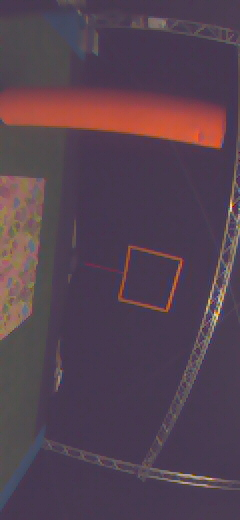
#> input picture olds/frontcam_images_test/47281783.jpg, 240 x 520 px; its folder holds only this picture in this run
$ jupyter execute --allow-errors green_segmentation.ipynb   (shell and % lines are left out)
#> lines starting #> are read from the running program, lines starting #| are printed output that depends on the picture; after the words box and inside, x2 and y2 are one past the last pixel; in counts of white or black regions, pixels touching at a corner belong together
# Green Floor Segmentation - YUV422 Format
Detect green floor directly in YUV format (drone-native).
Design for C implementation on Bebop autopilot.

[cell 1]
import cv2
import numpy as np
import matplotlib.pyplot as plt
from pathlib import Path


# Install ipywidgets for sliders
import subprocess
import sys

try:
    import ipywidgets
except ImportError:
    print("Installing ipywidgets...")
    subprocess.check_call([sys.executable, "-m", "pip", "install", "ipywidgets"])
    import ipywidgets

print("✓ ipywidgets ready")

[cell 2]
# Load images from frontcam_images_test folder
image_dir = Path("./frontcam_images_test")
image_files = sorted(list(image_dir.glob("*.jpg")))

print(f"Found {len(image_files)} images")
for i, f in enumerate(image_files[:5]):
    print(f"  {i}: {f.name}")

[cell 3]
# Load and rotate first image
img_bgr = cv2.imread(str(image_files[0]))
#> img_bgr is the input picture: shape (520, 240, 3); mean B, G, R 80.8, 66.6, 85.9

# Rotate 90 degrees counter-clockwise (left) to match drone orientation
img_bgr = cv2.rotate(img_bgr, cv2.ROTATE_90_COUNTERCLOCKWISE)
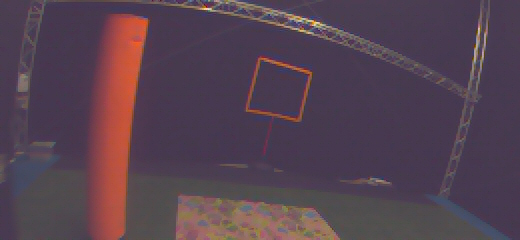
#> img_bgr: shape (240, 520, 3); mean B, G, R 80.8, 66.6, 85.9

# Convert BGR to YUV
img_yuv = cv2.cvtColor(img_bgr, cv2.COLOR_BGR2YUV)
#> img_yuv: shape (240, 520, 3); mean of channels 0, 1, 2 74, 131.4, 138.4
img_rgb = cv2.cvtColor(img_bgr, cv2.COLOR_BGR2RGB)

print(f"Image shape after rotation: {img_bgr.shape}")
#| Image shape after rotation: (240, 520, 3)
print(f"YUV range: Y=[0-255], U=[0-255], V=[0-255]")

plt.figure(figsize=(10, 6))
plt.imshow(img_rgb)
plt.title("Original Image (rotated 90° left)")
plt.axis('off')
plt.show()

[cell 4]
# Split YUV channels
Y, U, V = cv2.split(img_yuv)
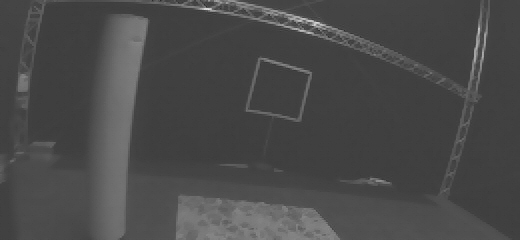
#> Y: shape (240, 520); min 38, max 227, mean 74
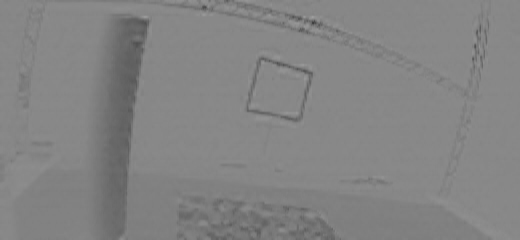
#> U: shape (240, 520); min 63, max 159, mean 131.4
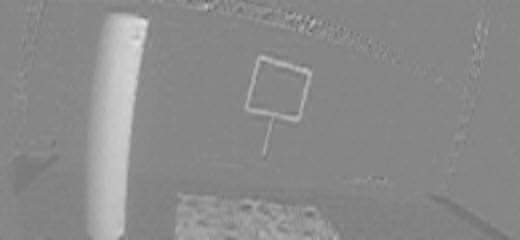
#> V: shape (240, 520); min 103, max 226, mean 138.4

print(f"Y (brightness): min={Y.min()}, max={Y.max()}, mean={Y.mean():.0f}")
#| Y (brightness): min=38, max=227, mean=74
print(f"U (blue-yellow): min={U.min()}, max={U.max()}, mean={U.mean():.0f}")
#| U (blue-yellow): min=63, max=159, mean=131
print(f"V (red-cyan): min={V.min()}, max={V.max()}, mean={V.mean():.0f}")
#| V (red-cyan): min=103, max=226, mean=138

# Visualize YUV channels
fig, axes = plt.subplots(1, 3, figsize=(15, 4))

axes[0].imshow(Y, cmap='gray')
axes[0].set_title("Y Channel (Brightness)")
axes[0].axis('off')

axes[1].imshow(U, cmap='gray')
axes[1].set_title("U Channel (Blue-Yellow)\nGreen ≈ 64-128")
axes[1].axis('off')

axes[2].imshow(V, cmap='gray')
axes[2].set_title("V Channel (Red-Cyan)\nGreen ≈ 64-128")
axes[2].axis('off')

plt.tight_layout()
plt.show()
#> the sliders are set to u_min = 80, u_max = 140, v_min = 80, v_max = 140

[cell 5]
# Look for best U & V values

[cell 6]
from ipywidgets import IntSlider, interact

# Load first image for tuning
img_bgr = cv2.imread(str(image_files[0]))
img_bgr = cv2.rotate(img_bgr, cv2.ROTATE_90_COUNTERCLOCKWISE)
img_rgb = cv2.cvtColor(img_bgr, cv2.COLOR_BGR2RGB)
img_yuv = cv2.cvtColor(img_bgr, cv2.COLOR_BGR2YUV)

def tune_thresholds(u_min, u_max, v_min, v_max):
    """Interactive function to update mask based on slider values"""
#> called with u_min = 80, u_max = 140, v_min = 80, v_max = 140
    Y, U, V = cv2.split(img_yuv)

    # Green detection
    green_mask = cv2.inRange(U, u_min, u_max) & cv2.inRange(V, v_min, v_max)
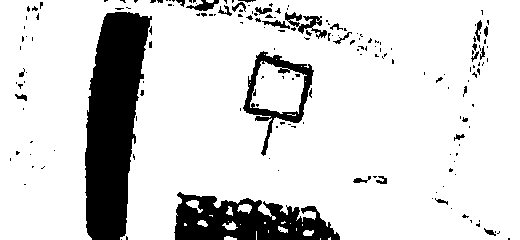
#> green_mask: shape (240, 520); 84.5% white; 179 black regions (151 under 20 px), largest, box (x1, y1, x2, y2) and area: (85, 12, 152, 240) 10245, (174, 192, 340, 240) 4932, (243, 51, 314, 156) 1688

    # Morphological cleanup
    kernel = cv2.getStructuringElement(cv2.MORPH_ELLIPSE, (5, 5))
    green_mask = cv2.morphologyEx(green_mask, cv2.MORPH_CLOSE, kernel, iterations=2)
#> green_mask: shape (240, 520); 88.6% white; 4 black regions, box (x1, y1, x2, y2) and area: (85, 12, 150, 240) 10146, (231, 203, 340, 240) 2258, (175, 196, 230, 240) 1762, (201, 2, 210, 11) 57
    green_mask = cv2.morphologyEx(green_mask, cv2.MORPH_OPEN, kernel, iterations=1)
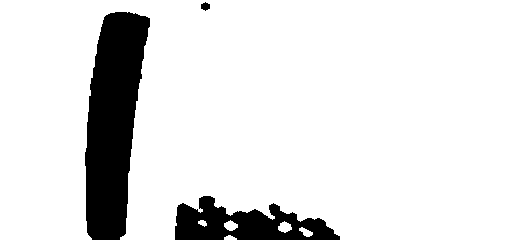
#> green_mask: shape (240, 520); 88.5% white; 3 black regions, box (x1, y1, x2, y2) and area: (85, 12, 150, 240) 10154, (175, 196, 340, 240) 4148, (201, 2, 210, 11) 57

    # Calculate coverage
    green_pct = (cv2.countNonZero(green_mask) / green_mask.size) * 100
#> green_pct = 88.49

    # Visualize
    fig, axes = plt.subplots(1, 3, figsize=(15, 4))

    axes[0].imshow(img_rgb)
    axes[0].set_title("Original Image")
    axes[0].axis('off')

    axes[1].imshow(green_mask, cmap='gray')
    axes[1].set_title(f"Green Mask ({green_pct:.1f}% coverage)")
    axes[1].axis('off')

    # Overlay
    overlay = img_rgb.copy()
    overlay[green_mask == 0] = [255, 0, 0]
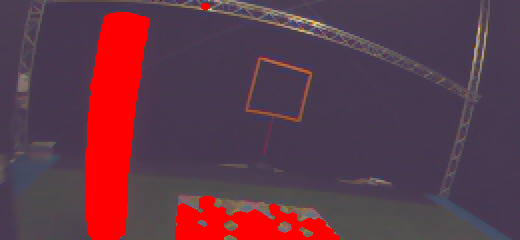
#> overlay: shape (240, 520, 3); mean R, G, B 97.4, 56.9, 72
    axes[2].imshow(overlay)
    axes[2].set_title("Green Areas (white)")
    axes[2].axis('off')

    plt.tight_layout()
    plt.show()

    print(f"\n✓ Thresholds: U=[{u_min}, {u_max}], V=[{v_min}, {v_max}]")
    print(f"  Green coverage: {green_pct:.1f}%")
#|   Green coverage: 88.5%
#> `green_mask = cv2.inRange(U, u_min, u_max) & cv2.inRange(V, v_min, v_max)`:
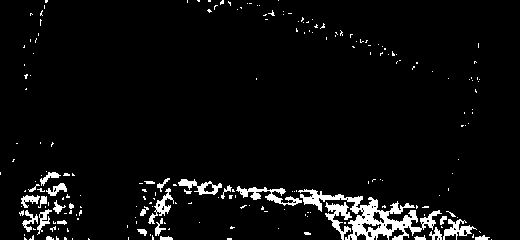
#> green_mask: shape (240, 520); 4.9% white; 210 white regions (181 under 20 px), largest, box (x1, y1, x2, y2) and area: (298, 189, 442, 240) 2140, (236, 186, 302, 206) 447, (325, 202, 352, 240) 401
#> `green_mask = cv2.morphologyEx(green_mask, cv2.MORPH_CLOSE, kernel, ite..`:
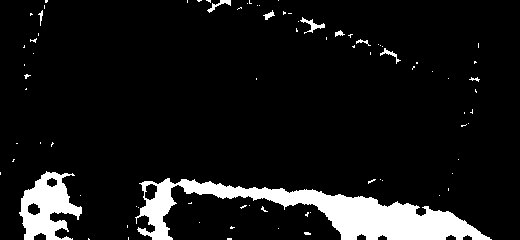
#> green_mask: shape (240, 520); 9% white; 81 white regions (71 under 20 px), largest, box (x1, y1, x2, y2) and area: (135, 178, 492, 240) 8040, (19, 171, 82, 240) 2427, (300, 17, 325, 34) 126
#> `green_mask = cv2.morphologyEx(green_mask, cv2.MORPH_OPEN, kernel, iter..`:
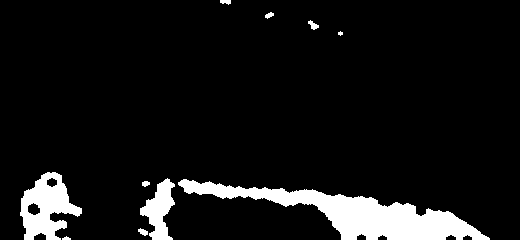
#> green_mask: shape (240, 520); 8.3% white; 10 white regions (1 under 20 px), largest, box (x1, y1, x2, y2) and area: (178, 179, 490, 240) 6651, (20, 172, 82, 240) 2336, (140, 178, 175, 240) 1140
    print(f"\nFor C code:")
    print(f"  uint8_t u_min = {u_min}, u_max = {u_max};")
    print(f"  uint8_t v_min = {v_min}, v_max = {v_max};")

# Create interactive sliders
interact(tune_thresholds,
         u_min=IntSlider(min=0, max=255, value=80, step=5, description='U min:'),
         u_max=IntSlider(min=0, max=255, value=140, step=5, description='U max:'),
         v_min=IntSlider(min=0, max=255, value=80, step=5, description='V min:'),
         v_max=IntSlider(min=0, max=255, value=140, step=5, description='V max:'))

[cell 7]
# TUNE THESE VALUES if needed
# For green: U and V should both be near 128 (neutral)
# Adjust ranges below and re-run cell above

u_min = 110
u_max = 130
v_min = 80
v_max = 130

print(f"Current thresholds:")
print(f"  U: [{u_min}, {u_max}]")
print(f"  V: [{v_min}, {v_max}]")
print(f"\nFor C implementation, use:")
print(f"  uint8_t u_min = {u_min}, u_max = {u_max};")
print(f"  uint8_t v_min = {v_min}, v_max = {v_max};")

[cell 8]
# Test on all images with rotation and YUV conversion
fig, axes = plt.subplots(len(image_files), 2, figsize=(10, 3*len(image_files)))

#> (the rest of this cell did not finish here and is left out)

$ run again, on olds/frontcam_images_test/51481742.jpg
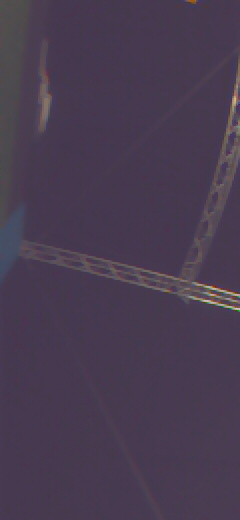
#> input picture olds/frontcam_images_test/51481742.jpg, 240 x 520 px
#> img_bgr is the input picture: shape (520, 240, 3); mean B, G, R 80.4, 60.1, 72.8
#> img_bgr: shape (240, 520, 3)
#> img_yuv: shape (240, 520, 3); mean of channels 0, 1, 2 66.2, 135.1, 133.7
#| Image shape after rotation: (240, 520, 3)
#| Y (brightness): min=48, max=197, mean=66
#| U (blue-yellow): min=81, max=153, mean=135
#| V (red-cyan): min=72, max=187, mean=134
#> in tune_thresholds, `green_mask = cv2.inRange(U, u_min, u_max) & cv2.inRange(V, v_min, v_max)`:
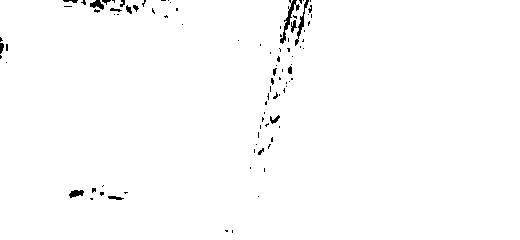
#> green_mask: shape (240, 520); 99% white; 92 black regions (75 under 20 px), largest, box (x1, y1, x2, y2) and area: (280, 0, 300, 44) 189, (295, 0, 309, 46) 131, (90, 0, 104, 10) 80
#> green_pct = 100
#|   Green coverage: 100.0%
#> `green_mask = cv2.morphologyEx(green_mask, cv2.MORPH_OPEN, kernel, iter..`:
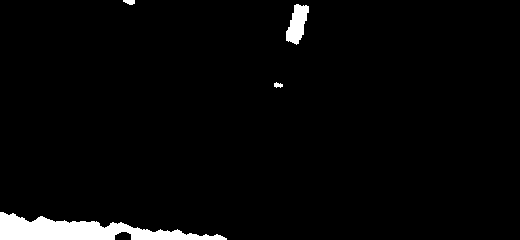
#> green_mask: shape (240, 520); 3.1% white; 4 white regions, box (x1, y1, x2, y2) and area: (0, 212, 227, 240) 3201, (286, 4, 309, 45) 578, (123, 0, 135, 5) 46, (274, 82, 283, 88) 36

$ run again, on olds/frontcam_images_test/53281724.jpg
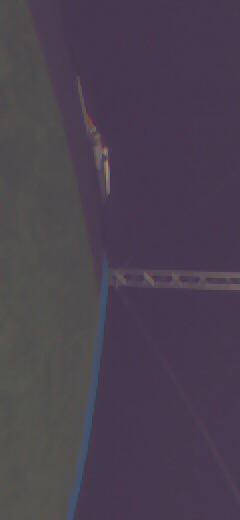
#> input picture olds/frontcam_images_test/53281724.jpg, 240 x 520 px
#> img_bgr is the input picture: shape (520, 240, 3); mean B, G, R 79.7, 65.1, 74.4
#> img_bgr: shape (240, 520, 3)
#> img_yuv: shape (240, 520, 3); mean of channels 0, 1, 2 69.6, 133, 132.2
#| Image shape after rotation: (240, 520, 3)
#| Y (brightness): min=57, max=141, mean=70
#| U (blue-yellow): min=111, max=145, mean=133
#| V (red-cyan): min=110, max=161, mean=132
#> green_pct = 100
#|   Green coverage: 100.0%
#> `green_mask = cv2.morphologyEx(green_mask, cv2.MORPH_CLOSE, kernel, ite..`:
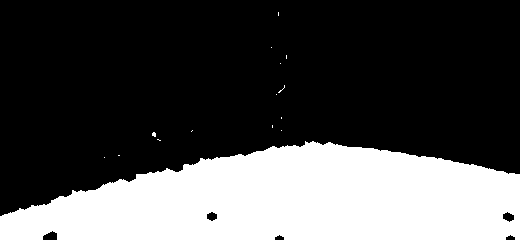
#> green_mask: shape (240, 520); 30.1% white; 15 white regions (14 under 20 px), largest, box (x1, y1, x2, y2) and area: (0, 141, 520, 240) 37523
